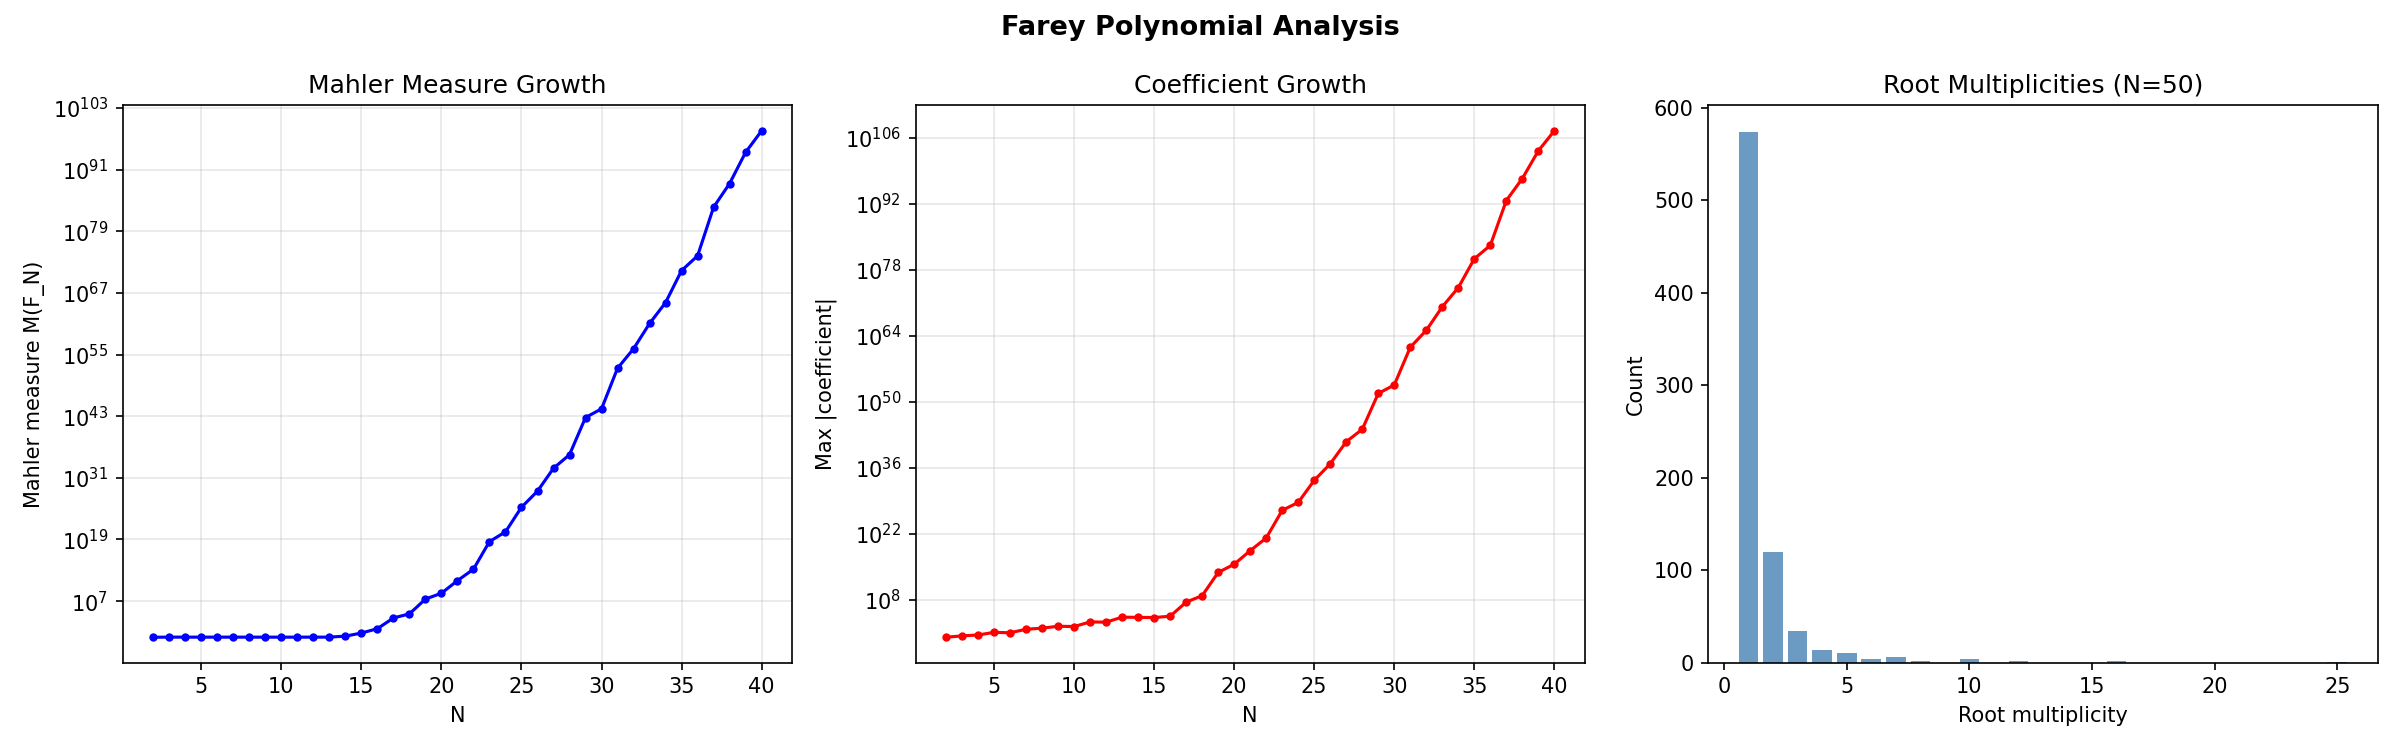

This figure's Python source:
#!/usr/bin/env python3
"""
Farey Polynomial Conjecture Testing
=====================================

This experiment tests open conjectures about Farey polynomials identified by
researchers at the Max Planck Institute.

FAREY POLYNOMIALS:
The n-th Farey polynomial is defined as:
    F_n(z) = Π_{a/b ∈ F_n, 0 < a/b < 1} (z - e^{2πi·a/b})

These encode the positions of all Farey fractions as roots on the unit circle.

OPEN CONJECTURES (from MPI MATHREPO):
1. The "reduced" Farey polynomial (dividing out cyclotomic factors) is a perfect
   square (up to ±z^k).
2. Certain coefficients of Farey polynomials are piecewise polynomial in n.

ADDITIONAL EXPERIMENTS:
3. Study the coefficient growth of Farey polynomials.
4. Look for patterns in the roots of reduced Farey polynomials.
5. Compute the Mahler measure of Farey polynomials (connected to L-functions).
"""

import numpy as np
from math import gcd, pi
from fractions import Fraction
import json
import os


def farey_fractions_interior(N):
    """Farey fractions in (0,1) — excluding 0 and 1."""
    fracs = []
    for q in range(2, N + 1):
        for p in range(1, q):
            if gcd(p, q) == 1:
                fracs.append((p, q))
    return sorted(fracs, key=lambda x: x[0] / x[1])


def farey_polynomial_roots(N):
    """Compute roots of the Farey polynomial: e^{2πi·a/b} for a/b ∈ F_N ∩ (0,1)."""
    fracs = farey_fractions_interior(N)
    roots = [np.exp(2j * pi * p / q) for p, q in fracs]
    return np.array(roots), fracs


def polynomial_from_roots(roots):
    """Compute polynomial coefficients from roots: Π(z - r_i)."""
    # Start with [1] (constant polynomial = 1)
    coeffs = np.array([1.0 + 0j])
    for r in roots:
        # Multiply by (z - r): shift up and subtract r times current
        new_coeffs = np.zeros(len(coeffs) + 1, dtype=complex)
        new_coeffs[1:] += coeffs  # z * current
        new_coeffs[:-1] -= r * coeffs  # -r * current
        coeffs = new_coeffs
    return coeffs


def cyclotomic_roots(n):
    """Primitive n-th roots of unity."""
    roots = []
    for k in range(1, n + 1):
        if gcd(k, n) == 1:
            roots.append(np.exp(2j * pi * k / n))
    return roots


def mahler_measure(coeffs):
    """Compute the Mahler measure of a polynomial.
    M(P) = exp(∫_0^1 log|P(e^{2πit})| dt)
    Approximated by sampling on the unit circle.
    """
    n_samples = 10000
    t = np.linspace(0, 1, n_samples, endpoint=False)
    z = np.exp(2j * pi * t)

    # Evaluate polynomial at z values
    # coeffs[k] is the coefficient of z^k
    vals = np.zeros(n_samples, dtype=complex)
    for k, c in enumerate(coeffs):
        vals += c * z**k

    log_abs = np.log(np.maximum(np.abs(vals), 1e-300))
    return np.exp(np.mean(log_abs))


def test_square_conjecture(N):
    """
    Test the MPI conjecture: is the reduced Farey polynomial a perfect square?

    The "reduced" polynomial divides out all cyclotomic polynomials Φ_k for k ≤ N.
    The conjecture says what remains is ±z^m · P(z)² for some polynomial P.
    """
    roots, fracs = farey_polynomial_roots(N)
    n_roots = len(roots)

    # The Farey polynomial roots include all primitive k-th roots of unity for k ≤ N
    # (since every e^{2πi·a/b} with gcd(a,b)=1 and b ≤ N is a primitive b-th root of unity)
    # So the Farey polynomial IS the product of cyclotomic polynomials Φ_k for k = 2, ..., N.
    # The "reduced" polynomial divides these out — but that would give 1!

    # Actually, the Farey polynomial as defined at MPI might include ALL a/b with b ≤ N,
    # not just coprime ones. Let me check both versions.

    # Version 1: only coprime (a,b) — this gives ∏_{k=2}^{N} Φ_k(z)
    # (each coprime a/b with b=k gives a primitive k-th root)
    # The reduced polynomial after dividing cyclotomic factors would be trivial.

    # Version 2: ALL fractions a/b with 0 < a < b ≤ N (not necessarily coprime)
    # This is more interesting — non-coprime fractions give REPEATED roots.
    all_fracs = []
    for b in range(2, N + 1):
        for a in range(1, b):
            all_fracs.append((a, b))
    all_roots = np.array([np.exp(2j * pi * a / b) for a, b in all_fracs])

    # Count root multiplicities
    unique_roots = {}
    for a, b in all_fracs:
        # Reduce to lowest terms
        g = gcd(a, b)
        key = (a // g, b // g)
        val = np.exp(2j * pi * a / b)
        if key not in unique_roots:
            unique_roots[key] = {'root': val, 'multiplicity': 0}
        unique_roots[key]['multiplicity'] += 1

    # Check if all multiplicities are even (which would make it a perfect square)
    mults = [v['multiplicity'] for v in unique_roots.values()]
    all_even = all(m % 2 == 0 for m in mults)
    max_mult = max(mults) if mults else 0
    min_mult = min(mults) if mults else 0

    return {
        'N': N,
        'n_coprime_fractions': n_roots,
        'n_all_fractions': len(all_fracs),
        'n_unique_roots': len(unique_roots),
        'multiplicities': sorted(set(mults)),
        'all_multiplicities_even': all_even,
        'max_multiplicity': max_mult,
        'min_multiplicity': min_mult,
        'mult_distribution': {str(m): mults.count(m) for m in sorted(set(mults))},
    }


def coefficient_analysis(N):
    """Analyze coefficients of the Farey polynomial."""
    roots, fracs = farey_polynomial_roots(N)

    if len(roots) > 500:
        print(f"    Skipping coefficient analysis for N={N} (too many roots: {len(roots)})")
        return None

    coeffs = polynomial_from_roots(roots)

    # Are coefficients approximately integers?
    real_parts = np.real(coeffs)
    imag_parts = np.imag(coeffs)
    max_imag = np.max(np.abs(imag_parts))

    # Round to nearest integer and check
    rounded = np.round(real_parts)
    max_error = np.max(np.abs(real_parts - rounded))

    return {
        'N': N,
        'degree': len(coeffs) - 1,
        'max_imag_part': float(max_imag),
        'max_rounding_error': float(max_error),
        'coefficients_are_integers': float(max_error) < 1e-6 and float(max_imag) < 1e-6,
        'leading_coeff': float(np.abs(coeffs[-1])),
        'constant_term': float(np.abs(coeffs[0])),
        'max_abs_coeff': float(np.max(np.abs(coeffs))),
        'mahler_measure': float(mahler_measure(coeffs)),
    }


def run_farey_polynomial_experiment(max_N=50, output_dir=None):
    """Run the full Farey polynomial experiment."""
    if output_dir is None:
        output_dir = os.path.dirname(os.path.abspath(__file__))

    print("Farey Polynomial Conjecture Testing")
    print("=" * 60)

    # 1. Test the square conjecture
    print("\n--- Square Conjecture Test ---")
    print("Testing if root multiplicities of all-fractions polynomial are even:")
    square_results = []
    for N in range(2, max_N + 1):
        result = test_square_conjecture(N)
        square_results.append(result)
        if N <= 20 or N % 5 == 0:
            print(f"  N={N:3d}: {result['n_unique_roots']:4d} unique roots, "
                  f"mults={result['multiplicities']}, "
                  f"all_even={result['all_multiplicities_even']}")

    # 2. Coefficient analysis
    print("\n--- Coefficient Analysis ---")
    coeff_results = []
    for N in range(2, min(max_N + 1, 60)):
        result = coefficient_analysis(N)
        if result:
            coeff_results.append(result)
            if N <= 15 or N % 5 == 0:
                print(f"  N={N:3d}: degree={result['degree']:4d}, "
                      f"integer_coeffs={result['coefficients_are_integers']}, "
                      f"Mahler={result['mahler_measure']:.4f}")

    # 3. Mahler measure growth
    print("\n--- Mahler Measure Growth ---")
    if coeff_results:
        ns = [r['N'] for r in coeff_results if r['mahler_measure'] > 0]
        mahlers = [r['mahler_measure'] for r in coeff_results if r['mahler_measure'] > 0]
        if len(ns) > 5:
            log_n = np.log(ns)
            log_m = np.log(mahlers)
            coeffs_fit = np.polyfit(log_n, log_m, 1)
            print(f"  Mahler measure growth: M(F_N) ~ N^{coeffs_fit[0]:.4f}")
            print(f"  (Connected to special values of L-functions)")

    # 4. Multiplicity patterns
    print("\n--- Multiplicity Patterns ---")
    # For each reduced fraction a/b, its multiplicity as a root of the
    # all-fractions polynomial is floor(N/b) (number of multiples of 1/b up to N)
    print("  Checking: is mult(a/b) = floor(N/b)?")
    for N in [10, 20, 30, 40]:
        if N > max_N:
            break
        correct = True
        for b in range(2, N + 1):
            for a in range(1, b):
                if gcd(a, b) == 1:
                    expected_mult = N // b
                    # Count actual appearances
                    actual_mult = sum(1 for q in range(b, N + 1, b) for p in [a * q // b]
                                     if p * b == a * q)
                    if actual_mult != expected_mult:
                        correct = False
        print(f"  N={N}: mult(a/b) = floor(N/b)? {correct}")

    # Save results
    output_file = os.path.join(output_dir, "farey_polynomial_data.json")
    results = {
        'square_conjecture': square_results,
        'coefficient_analysis': coeff_results,
    }
    with open(output_file, 'w') as f:
        json.dump(results, f, indent=2, default=str)
    print(f"\nData saved to {output_file}")

    return results


def plot_farey_polynomial_results(results, output_dir=None):
    """Plot Farey polynomial analysis results."""
    import matplotlib
    matplotlib.use('Agg')
    import matplotlib.pyplot as plt

    if output_dir is None:
        output_dir = os.path.dirname(os.path.abspath(__file__))

    coeff_data = results.get('coefficient_analysis', [])
    if not coeff_data:
        return

    fig, axes = plt.subplots(1, 3, figsize=(16, 5))
    fig.suptitle('Farey Polynomial Analysis', fontsize=13, fontweight='bold')

    # Plot 1: Mahler measure growth
    ax = axes[0]
    ns = [r['N'] for r in coeff_data if r['mahler_measure'] > 0]
    mahlers = [r['mahler_measure'] for r in coeff_data if r['mahler_measure'] > 0]
    ax.semilogy(ns, mahlers, 'b.-')
    ax.set_xlabel('N')
    ax.set_ylabel('Mahler measure M(F_N)')
    ax.set_title('Mahler Measure Growth')
    ax.grid(True, alpha=0.3)

    # Plot 2: Max coefficient growth
    ax = axes[1]
    ns2 = [r['N'] for r in coeff_data]
    max_coeffs = [r['max_abs_coeff'] for r in coeff_data]
    ax.semilogy(ns2, max_coeffs, 'r.-')
    ax.set_xlabel('N')
    ax.set_ylabel('Max |coefficient|')
    ax.set_title('Coefficient Growth')
    ax.grid(True, alpha=0.3)

    # Plot 3: Multiplicity distribution for largest N tested
    ax = axes[2]
    sq_data = results.get('square_conjecture', [])
    if sq_data:
        last = sq_data[-1]
        mults = last['mult_distribution']
        keys = sorted([int(k) for k in mults.keys()])
        vals = [mults[str(k)] for k in keys]
        ax.bar(keys, vals, color='steelblue', alpha=0.8)
        ax.set_xlabel('Root multiplicity')
        ax.set_ylabel('Count')
        ax.set_title(f'Root Multiplicities (N={last["N"]})')

    plt.tight_layout()
    plot_file = os.path.join(output_dir, "farey_polynomials.png")
    plt.savefig(plot_file, dpi=150)
    print(f"  Plot saved to {plot_file}")
    plt.close()


if __name__ == '__main__':
    output_dir = os.path.dirname(os.path.abspath(__file__))
    results = run_farey_polynomial_experiment(max_N=50, output_dir=output_dir)
    plot_farey_polynomial_results(results, output_dir=output_dir)
